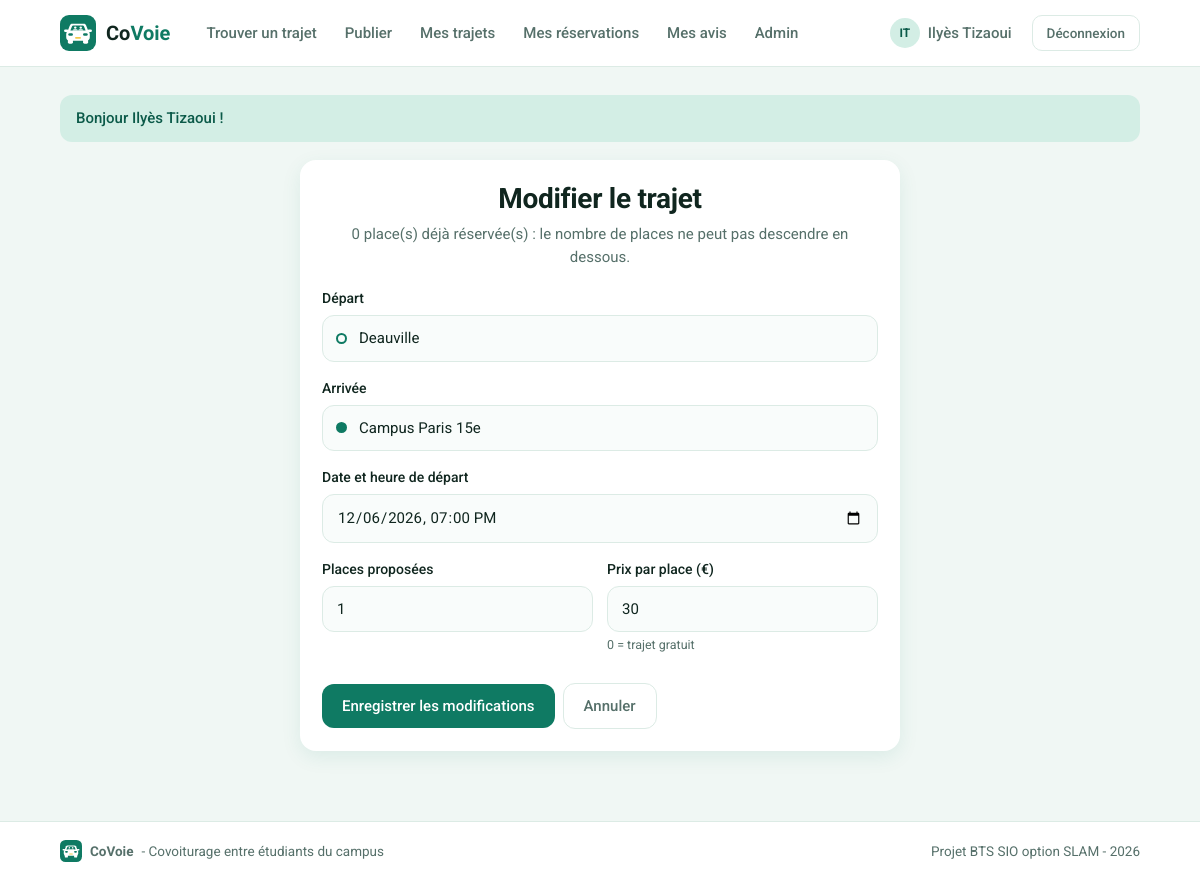
The app's page /index.php?page=modifier&id=31 (signed in) with its own data.
### tables this page shows
CREATE TABLE trajets (
    id               INT(11)      NOT NULL AUTO_INCREMENT,
    origine          VARCHAR(120) NOT NULL,
    destination      VARCHAR(120) NOT NULL,
    date_heure       DATETIME     NOT NULL,
    places_totales   INT(2)       NOT NULL,
    places_restantes INT(2)       NOT NULL,
    statut           VARCHAR(10)  NOT NULL DEFAULT 'Ouvert',
    prix             DECIMAL(6,2) NOT NULL DEFAULT 0.00,
    id_conducteur    INT(11)      NOT NULL,

    PRIMARY KEY (id),
    KEY recherche (statut, date_heure),

    CONSTRAINT fk_trajet_conducteur
        FOREIGN KEY (id_conducteur) REFERENCES utilisateurs (id)
        ON DELETE CASCADE
);

### controleurs/TrajetController.php (called while the page is built, shortened)
<?php
class TrajetController
{
    private function chargerTrajet(): Trajet
    {
        $trajet = Trajet::trouver(lireId());
        return $trajet;
    }
    private function chargerMonTrajet(): Trajet
    {
        $idConnecte = proteger();
        $trajet = $this->chargerTrajet();
        return $trajet;
    }
    public function formulaireModifier(): void
    {
        $trajet = $this->chargerMonTrajet();
        afficherVue('trajets/formulaire', [
            'titre' => 'Modifier le trajet',
            'trajet' => $trajet,
            'valeurs' => [
                'origine' => $trajet->origine,
                'destination' => $trajet->destination,
                'date_heure' => date('Y-m-d\TH:i', strtotime($trajet->date_heure)),
                'places' => $trajet->places_totales,
                'prix' => $trajet->prix
            ],
            'erreurs' => []
        ]);
    }
}

### index.php (called while the page is built, shortened)
<?php
require_once 'includes/connexion.php';
require_once 'includes/fonctions.php';
require_once 'includes/routes.php';
require_once 'modeles/Trajet.php';
require_once 'controleurs/TrajetController.php';
$page = 'accueil';
if (isset($_GET['page']) && is_string($_GET['page'])) {
    $page = $_GET['page'];
}
$nomMethode = $routes[$page][1];
$controleur = new $nomControleur();
$controleur->$nomMethode();

### includes/connexion.php (called while the page is built)
<?php
function connexionBdd(): PDO
{
    static $pdo = null;
    if ($pdo === null) {
        $dsn = 'mysql:host=' . BDD_HOTE . ';port=' . BDD_PORT . ';dbname=' . BDD_NOM . ';charset=utf8mb4';
        try {
            $pdo = new PDO($dsn, BDD_UTILISATEUR, BDD_MOT_DE_PASSE, [
                PDO::ATTR_ERRMODE => PDO::ERRMODE_EXCEPTION,
                PDO::ATTR_DEFAULT_FETCH_MODE => PDO::FETCH_ASSOC,
                PDO::ATTR_EMULATE_PREPARES => false
            ]);
        } catch (PDOException $erreur) {
            afficherErreur(500, 'Base de données inaccessible : lancez WAMP et importez sql/bdd_covoie.sql.');
        }
    }
    return $pdo;
}
function requete(string $sql, array $parametres = []): PDOStatement
{
    $resultat = connexionBdd()->prepare($sql);
    $resultat->execute($parametres);
    return $resultat;
}

### modeles/Trajet.php (called while the page is built, shortened)
<?php
class Trajet
{
    public int $places_totales;
    public int $places_restantes;
    public static function trouver(int $id): ?Trajet
    {
        $resultat = requete('SELECT * FROM trajets WHERE id = ?', [$id]);
        $trajet = $resultat->fetchObject('Trajet');
        return $trajet;
    }
    public function placesOccupees(): int
    {
        return $this->places_totales - $this->places_restantes;
    }
}

### vues/trajets/formulaire.php (the view, shortened to what this page needs)
<?php
if ($trajet === null) {
    $action = 'index.php?page=publier-valider';
    $texteBouton = 'Publier le trajet';
} else {
    $action = 'index.php?page=modifier-valider&amp;id=' . $trajet->id;
    $texteBouton = 'Enregistrer les modifications';
}
?>
<div class="carte formulaire-centre formulaire-large">
    <h1><?= e($titre) ?></h1>
    <p class="sous-titre">
        <?php if ($trajet === null) { ?>
            Indiquez votre itinéraire : les passagers pourront demander une place.
        <?php } else { ?>
            <?= $trajet->placesOccupees() ?> place(s) déjà réservée(s) : le nombre de places ne peut pas descendre en dessous.
        <?php } ?>
    </p>
    <form method="post" action="<?= $action ?>">
        <div class="groupe">
            <label for="depart">Départ</label>
            <div class="champ-lieu">
                <i class="point"></i>
                <input type="text" id="depart" name="origine" value="<?= e($valeurs['origine']) ?>" maxlength="120" placeholder="Ex : Boulogne Jean Jaurès" required>
            </div>
        </div>
        <div class="groupe">
            <label for="arrivee">Arrivée</label>
            <div class="champ-lieu">
                <i class="point fin"></i>
                <input type="text" id="arrivee" name="destination" value="<?= e($valeurs['destination']) ?>" maxlength="120" placeholder="Ex : Campus Paris 15e" required>
            </div>
        </div>
        <div class="groupe">
            <label for="date_heure">Date et heure de départ</label>
            <input type="datetime-local" id="date_heure" name="date_heure" value="<?= e($valeurs['date_heure']) ?>" required>
        </div>
        <div class="deux-champs">
            <div class="groupe">
                <label for="places">Places proposées</label>
                <input type="number" id="places" name="places" value="<?= e($valeurs['places']) ?>" min="1" max="8" required>
            </div>
            <div class="groupe">
                <label for="prix">Prix par place (€)</label>
                <input type="number" id="prix" name="prix" value="<?= e($valeurs['prix']) ?>" min="0" max="200" step="0.5" required>
                <p class="aide">0 = trajet gratuit</p>
            </div>
        </div>
        <div class="actions">
            <button class="bouton" type="submit"><?= $texteBouton ?></button>
            <?php if ($trajet !== null) { ?>
                <a class="bouton bouton-contour" href="index.php?page=trajet&amp;id=<?= $trajet->id ?>">Annuler</a>
            <?php } ?>
        </div>
    </form>
</div>

### css/style.css (style rules this page uses)
:root { --fond: #f0f7f4; --surface: #ffffff; --encre: #10261f; --gris: #56706a; --bord: #dcebe5; --primaire: #0f7a63; --primaire-fonce: #0b5a49; --clair: #d3eee5; --champ: #f9fcfb; --jaune: #f2c94c; --jaune-clair: #fdf3d3; --rouge: #c0392b; --rouge-clair: #fbe5e2; --etoile: #e8a917; --ombre: 0 6px 20px rgba(15, 122, 99, .09); --rayon: 16px; }
* { box-sizing: border-box; }
body { margin: 0; font-family: "Roboto", Arial, sans-serif; font-size: 15px; line-height: 1.5; color: var(--encre); background: var(--fond); min-height: 100vh; display: flex; flex-direction: column; }
a { color: var(--primaire); text-decoration: none; }
h1, h2, h3 { margin: 0 0 12px; line-height: 1.2; }
h1 { font-size: 28px; letter-spacing: -.3px; }
p { margin: 0 0 12px; }
.sous-titre { color: var(--gris); margin-top: -4px; }
.bouton { display: inline-flex; align-items: center; justify-content: center; gap: 6px; background: var(--primaire); color: #fff; border: none; border-radius: 12px; padding: 11px 20px; font: inherit; font-weight: 500; cursor: pointer; }
.bouton-contour { background: transparent; color: var(--gris); border: 1px solid var(--bord); }
.actions { display: flex; flex-wrap: wrap; gap: 8px; align-items: center; }
.carte { background: var(--surface); border-radius: var(--rayon); box-shadow: var(--ombre); padding: 22px; margin-bottom: 20px; }
label { display: block; font-weight: 500; font-size: 14px; margin-bottom: 6px; }
input, select, textarea { width: 100%; padding: 11px 14px; border: 1px solid var(--bord); border-radius: 12px; background: var(--champ); font: inherit; color: var(--encre); }
.groupe { margin-bottom: 16px; }
.deux-champs { display: grid; grid-template-columns: 1fr 1fr; gap: 14px; }
.aide { color: var(--gris); font-size: 12.5px; margin-top: 4px; }
.formulaire-centre { max-width: 440px; margin: 10px auto; }
.formulaire-centre h1 { text-align: center; }
.formulaire-centre .sous-titre { text-align: center; margin-bottom: 20px; }
.formulaire-large { max-width: 600px; }
.champ-lieu { position: relative; margin-bottom: 8px; }
.champ-lieu input { padding-left: 36px; }
.champ-lieu .point { position: absolute; left: 14px; top: 50%; width: 11px; height: 11px; margin-top: -5.5px; border-radius: 50%; border: 2.5px solid var(--primaire); }
.champ-lieu .point.fin { background: var(--primaire); }
.bouton { transition: background .15s, transform .1s; }
main.conteneur > * { animation: apparition .35s ease both; }

### records on screen
trajets: $trajet->placesOccupees() "0", origine "Deauville", destination "Campus Paris 15e", prix "30"

### other values on screen
initiales($nom) "IT"
nomConnecte() "Ilyès Tizaoui"
$message['texte'] "Bonjour Ilyès Tizaoui !"
$titre "Modifier le trajet"
$texteBouton "Enregistrer les modifications"
SLOGAN_APPLICATION "Covoiturage entre étudiants du campus"
